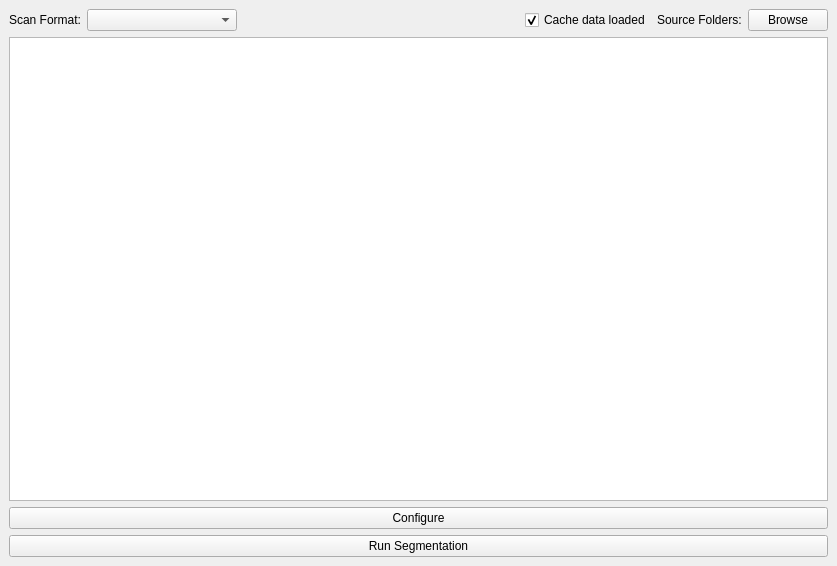
<?xml version="1.0" encoding="UTF-8"?>
<ui version="4.0">
 <class>MainWindow</class>
 <widget class="QMainWindow" name="MainWindow">
  <property name="geometry">
   <rect>
    <x>0</x>
    <y>0</y>
    <width>837</width>
    <height>566</height>
   </rect>
  </property>
  <property name="windowTitle">
   <string>SIUE Dixon Fat Segmentation Algorithm</string>
  </property>
  <widget class="QWidget" name="centralwidget">
   <layout class="QGridLayout" name="gridLayout_2">
    <item row="0" column="0">
     <layout class="QGridLayout" name="gridLayout">
      <item row="3" column="0">
       <layout class="QHBoxLayout" name="horizontalLayout_3">
        <item>
         <widget class="QLabel" name="label_2">
          <property name="toolTip">
           <string>&lt;html&gt;&lt;head/&gt;&lt;body&gt;&lt;p&gt;This algorithm is designed to work on different MRI protocols that the research lab has used throughout its research. The protocols supported are:&lt;/p&gt;&lt;ol style=&quot;margin-top: 0px; margin-bottom: 0px; margin-left: 0px; margin-right: 0px; -qt-list-indent: 1;&quot;&gt;&lt;li style=&quot; margin-top:12px; margin-bottom:0px; margin-left:0px; margin-right:0px; -qt-block-indent:0; text-indent:0px;&quot;&gt;&lt;span style=&quot; font-weight:600;&quot;&gt;Texas Tech Dixon&lt;/span&gt; - Original scan data from Texas Tech University. Data was stored in NiFTi format as upper and lower portions for fat and water.&lt;/li&gt;&lt;li style=&quot; margin-top:0px; margin-bottom:0px; margin-left:0px; margin-right:0px; -qt-block-indent:0; text-indent:0px;&quot;&gt;&lt;span style=&quot; font-weight:600;&quot;&gt;WashU Unknown&lt;/span&gt; - Newer scan data from Washington University stored in the DICOM format. The university accidently used the wrong protocol rather than Dixon and the protocol is unknown. This applies to scans MF0302 - MF0311&lt;/li&gt;&lt;li style=&quot; margin-top:0px; margin-bottom:12px; margin-left:0px; margin-right:0px; -qt-block-indent:0; text-indent:0px;&quot;&gt;&lt;span style=&quot; font-weight:600;&quot;&gt;WashU Dixon&lt;/span&gt; - Updated scan data from Washington University that uses the Dixon protocol. Applies to all scans from MF0312 and on.&lt;/li&gt;&lt;/ol&gt;&lt;/body&gt;&lt;/html&gt;</string>
          </property>
          <property name="text">
           <string>Scan Format:</string>
          </property>
         </widget>
        </item>
        <item>
         <widget class="QComboBox" name="dataTypeComboBox">
          <property name="sizePolicy">
           <sizepolicy hsizetype="Maximum" vsizetype="Fixed">
            <horstretch>0</horstretch>
            <verstretch>0</verstretch>
           </sizepolicy>
          </property>
          <property name="minimumSize">
           <size>
            <width>150</width>
            <height>0</height>
           </size>
          </property>
          <property name="acceptDrops">
           <bool>true</bool>
          </property>
          <property name="currentText">
           <string/>
          </property>
         </widget>
        </item>
        <item>
         <spacer name="horizontalSpacer_2">
          <property name="orientation">
           <enum>Qt::Horizontal</enum>
          </property>
          <property name="sizeHint" stdset="0">
           <size>
            <width>40</width>
            <height>20</height>
           </size>
          </property>
         </spacer>
        </item>
        <item>
         <widget class="QCheckBox" name="cacheDataCheckbox">
          <property name="text">
           <string>Cache data loaded</string>
          </property>
          <property name="checked">
           <bool>true</bool>
          </property>
         </widget>
        </item>
        <item>
         <widget class="QLabel" name="label">
          <property name="text">
           <string>Source Folders:</string>
          </property>
         </widget>
        </item>
        <item>
         <widget class="QPushButton" name="browseSourceButton">
          <property name="text">
           <string>Browse</string>
          </property>
         </widget>
        </item>
       </layout>
      </item>
      <item row="6" column="0">
       <layout class="QVBoxLayout" name="verticalLayout">
        <item>
         <widget class="QPushButton" name="configureButton">
          <property name="text">
           <string>Configure</string>
          </property>
         </widget>
        </item>
        <item>
         <widget class="QPushButton" name="runButton">
          <property name="text">
           <string>Run Segmentation</string>
          </property>
         </widget>
        </item>
       </layout>
      </item>
      <item row="5" column="0">
       <widget class="QListView" name="sourceListView"/>
      </item>
     </layout>
    </item>
   </layout>
   <zorder></zorder>
  </widget>
 </widget>
 <resources/>
 <connections/>
</ui>
